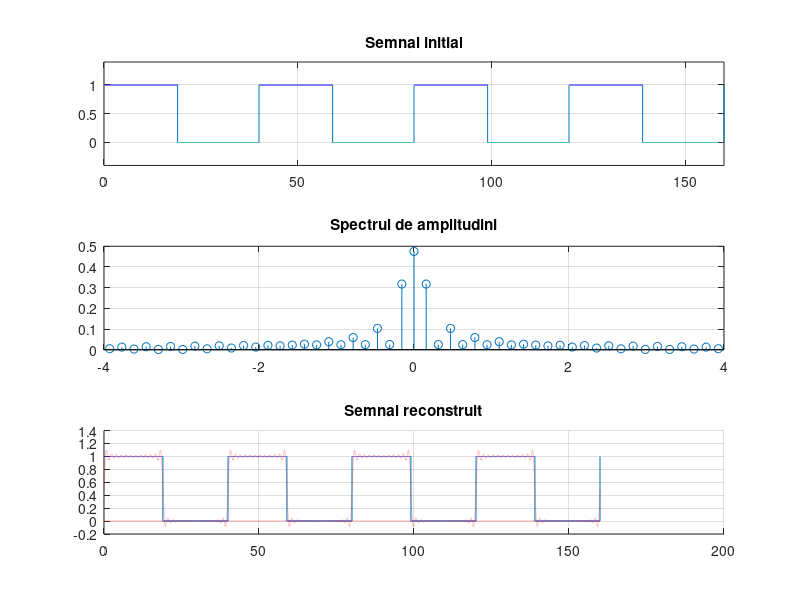

Recreate this plot in MATLAB.
clear all
clear all
clc
% Determinarea seriei Fourier complexe
% Nr ordine: 19
N = 25; % 50 de coeficienti deoarece suma este de la -N la N
T=40; % perioada
C = zeros(1,2*N+1); % initializam vectorul care va contine coeficientii seriei cu 0
w0=2*pi/T; % pulsatia
D=19; % durata impuls
duty=(D/T)*100; % factor de umplere
t=0:0.002:160; % pasul este de 2 ms, sunt afisate 4 perioade pe ecran, 160/40=4
semnal=(1*square(w0*t,duty)+abs(1*square(w0*t,duty)))/2;
% Vectorul C() va contine coeficientii seriei Fourier complexe
% pentru frecventele de la -N*w0 la N*w0, ceea ce inseamna ca
% vectorul va avea 2*N+1 valori
for n=-N:N
 % determinam coeficientii complexi
 C(n+N+1) = 1/T * integral(@(t)((1*square(w0*t,duty)+abs(1*square(w0*t,duty)))/2.*exp(-1j*n*w0*t)),0,T); % functia dupa care determinam coeficientii seriei
 % pentru N=-25 avem primul element al vectorului
 % Trebuie sa verificam daca valoriile pentru partea reala si imaginara
 % sunt foarte mici, dar nu 0 si vom ajusta valorile cu 0
 re = real(C(n+N+1)); % partea reala
 im = imag(C(n+N+1)); % partea imaginara
 if abs(re)<10^-10
 re = 0;
 end
 if abs(im)<10^-10
 im = 0;
 end
 % Dupa ce ajnustam valorile care sunt foarte apropiate de 0
 % vom reconstrui numarul complex din partea reala si imaginara
 C(n+N+1)=re+1j*im;
end
figure(1);
subplot(3,1,1);
plot(t,semnal), grid, title("Semnal initial") %afisam semnalul dreptunghiular cu perioada T si factorul de umplere duty
axis ([0 160 -0.4 1.4]) % am marit domeniul pentru a vedea mai bine semnalul ( 4 perioade )
subplot(3,1,2);
stem((-N:N)*w0,abs(C)), grid, title("Spectrul de amplitudini"); %afisare spectru de aplitudini
semnalnou =0; % definim semnalul ce trebuie reconstruit
for n=-N:N
    semnalnou=semnalnou+C(n+N+1)*exp(1j*n*w0*t); % formula pentru a reconstrui semnalul se calculeaza ca
    %fiind suma din fiecare coeficient inmultit cu exponentiala
end 
subplot(3,1,3)
hold on 
plot(t,semnal), grid, title("Semnal reconstruit")
plot(t,real(semnalnou),':r',t,imag(semnalnou),':r')
hold off
%hold on si hold off se foloseste pentru a mentine ambele semnale in
%acelasi timp afisate pe grafic
% O functie periodica poate fi analizata utilizand serie Fourier care
% imparte functia intr-o serie de sume de functii sinusoidale
% In cazul semnalului reconstruit, cu cat acesta ar avea mai multi
% coeficienti, cu atat acesta s-ar asemana mai mult cu semnalul original